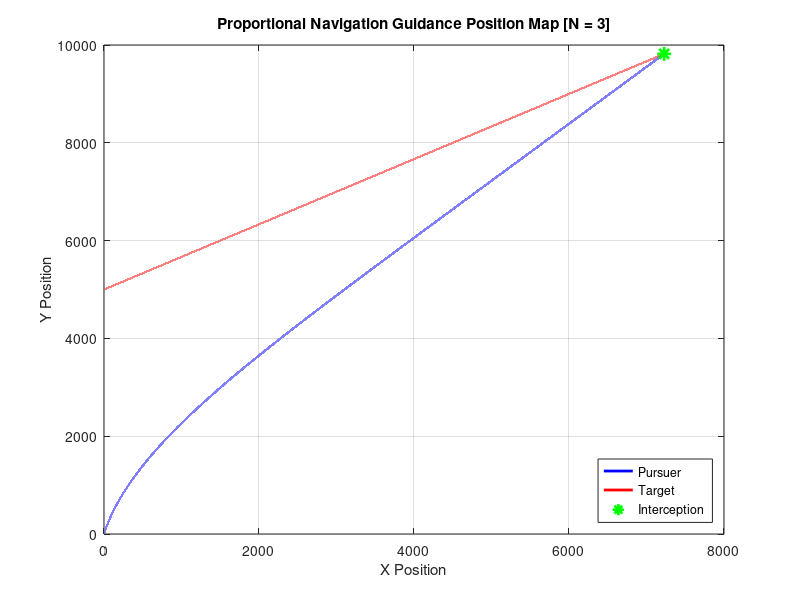

The MATLAB source for this figure:
%% __________
%% Parameters
N = 3; % Navigation constant (typical values: 3-5)
dt = 0.001; % Time step for simulation
max_steps = 1000000; % Maximum number of iterations

%% ______________
%% Initialization
pursuer_pos = [0; 0];
target_pos = [0; 5000];

pursuer_velo = [10; 50];
target_velo = [30; 20];

%% _________________________
%% Storage for visualization

% Preallocation (essential to performance)
pursuer_trajectory = nan(max_steps, 2);
target_trajectory = nan(max_steps, 2);

% Assign initial conidtions
pursuer_trajectory(1,:) = pursuer_pos';
target_trajectory(1,:) = target_pos';

% Reset some variables in case of no clear
interception = [NaN,NaN];

%% _______________ 
%% Simulation loop
for step = 1:max_steps
    % Calculate relative position and velocity
    rel_pos = target_pos - pursuer_pos;
    rel_velo = target_velo - pursuer_velo;
    
    % Compute line-of-sight (LOS) angle
    los_angle = atan2(rel_pos(2), rel_pos(1));
    
    % Compute LOS rate (time derivative of LOS angle)
    los_rate = (rel_pos(1) * rel_velo(2) - rel_pos(2) * rel_velo(1)) / (norm(rel_pos)^2);
    
    % Compute required lateral acceleration (PN law)
    lateral_accel = N * norm(pursuer_velo) * los_rate;
    
    % Update pursuer velocity direction
    pursuer_heading = atan2(pursuer_velo(2), pursuer_velo(1));
    pursuer_heading = pursuer_heading + lateral_accel * dt / norm(pursuer_velo);
    
    % Update pursuer velocity
    pursuer_velo = norm(pursuer_velo) * [cos(pursuer_heading); sin(pursuer_heading)];
    
    % Update positions
    pursuer_pos = pursuer_pos + pursuer_velo * dt;
    target_pos = target_pos + target_velo * dt;
    
    % Save trajectories
    pursuer_trajectory(step, :) = pursuer_pos';
    target_trajectory(step, :) = target_pos';

    % Check if intercept occurred
    if norm(target_pos - pursuer_pos) < 0.1 % Threshold for interception
        interception = pursuer_pos';
        time = step * dt;
        fprintf('Intercept occurred at %.2f seconds (step %d)\n', time, step);
        break;
    end
end

%% _________________
%% Plot trajectories
figure;

plot(pursuer_trajectory(:,1), pursuer_trajectory(:,2), '-b', 'LineWidth', 2);
hold on;
plot(target_trajectory(:,1), target_trajectory(:,2), '-r', 'LineWidth', 2);
hold on;
plot(interception(1), interception(2), 'g*', 'MarkerSize', 10, 'LineWidth', 2);
legend('Pursuer', 'Target', 'Interception', 'Location', 'southeast');
xlabel('X Position');
ylabel('Y Position');
title('Proportional Navigation Guidance Position Map [N = 3]');
grid on;
